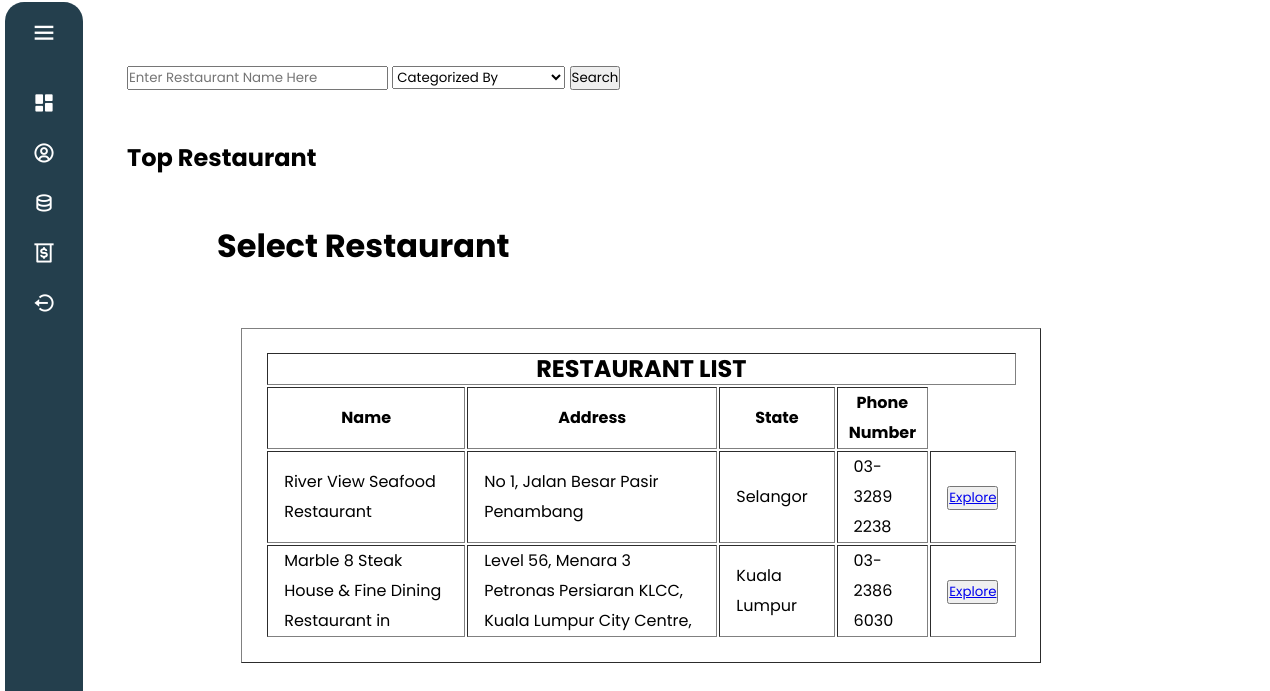
Before: /PHP/GU_HomePage.php (signed in) with the older database file.
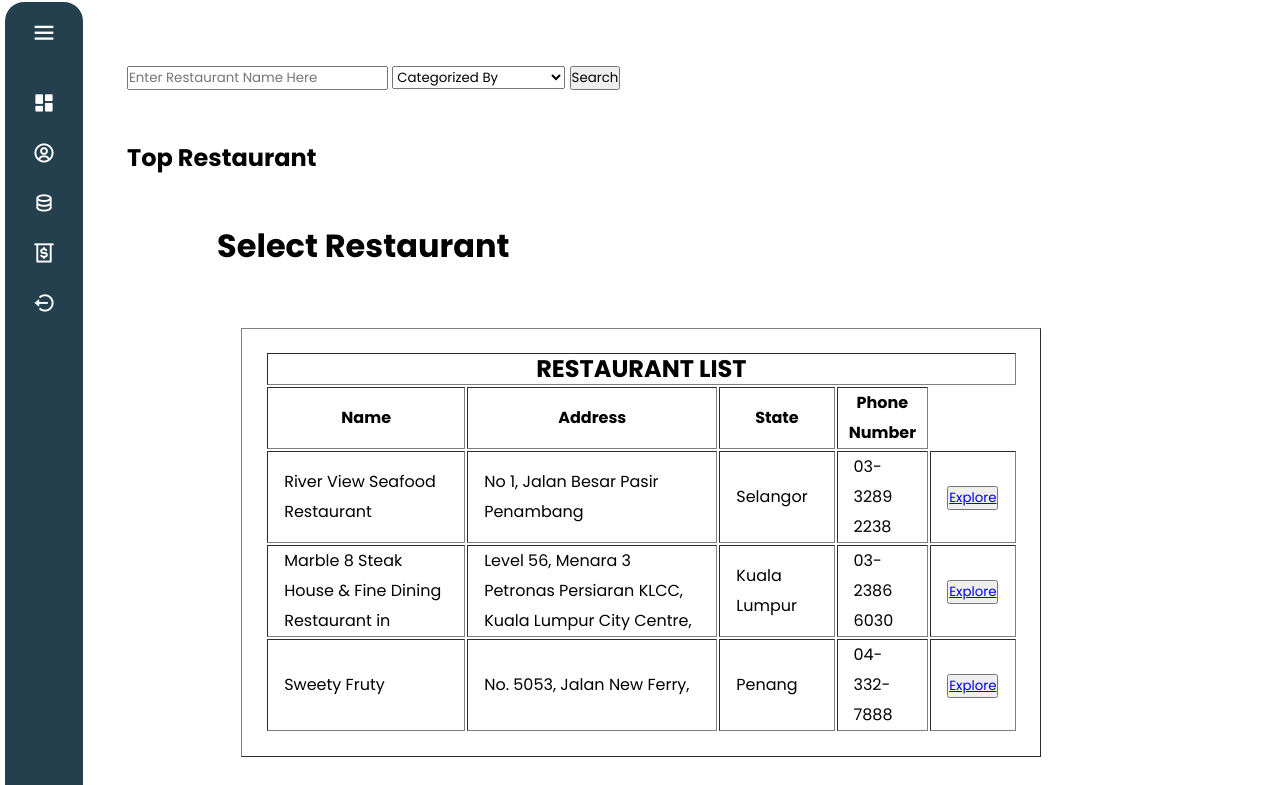
After: the same page with the newer database file.
### tables this page shows
CREATE TABLE `Restaurant`(
    `Rest_ID` INT AUTO_INCREMENT,
    `RO_ID` INT,
    `Rest_Name` VARCHAR(50),
    `Rest_PhoneNum` VARCHAR(12),
    `Rest_Address` VARCHAR(100),
    `Rest_Poscode` VARCHAR(6),
    `Rest_State` VARCHAR(50),
    `Rest_OpeningHour` DATETIME,
    `Rest_ClosedHour` DATETIME,
    PRIMARY KEY (`Rest_ID`)
);

### PHP/GU_HomePage.php (the view, shortened to what this page needs)
<?php
    include_once 'C:\xampp\htdocs\Foody\Database\db.php';
?>
<!DOCTYPE html>
<html lang="en">
<head>
    <link rel="stylesheet" href="CSS/homepage.css"/>
</head>
<body>
    <?php include "./GU_Navigationbar.php" ?>
    <div id="main-content">
            <div id="search-section">
                <form method="POST" action="#">
                    <input type="text" name="search-restaurant" id="search-bar" placeholder="Enter Restaurant Name Here"/>
                    <select id="categorize" class="btn" name="categorize">
                        <option value="none" class="btn" selected disable hidden>Categorized By<i class="fa-solid fa-circle-chevron-down"></i></option>
                    </select>
                    <button type="submit" class="btn" id="search-button" name="search">Search</button>
                </form>
            </div>
            <br/><br/>
            <h2>Top Restaurant</h2>
            <br/>
            <div class="bar">
        <h1><i class="fa-solid fa-chart-line"></i>Select Restaurant</h1>
    </div>
    <?php
                $query = "SELECT * FROM restaurant";
                        $result = mysqli_query($con, $query);
            ?>
                        <table border="1px" style="width: 70%; line-height:30px;">
                            <tr>
                                <th colspan=6><h2>RESTAURANT LIST</h2></th>
                            </tr>
                            <t>
                                <th> Name </th>
                                <th> Address</th>
                                <th>State</th>
                                <th>Phone Number</th>
                            </t>
                            <?php
                                if ($result->num_rows > 0) {
                                    while($row = $result->fetch_assoc()) {
                                        $ID = $row['Rest_ID'];
                                        $restName = $row['Rest_Name'];
                                        $restAddress= $row['Rest_Address'];
                                        $restState = $row['Rest_State'];
                                        $phoneNum = $row['Rest_PhoneNum'];
                                        echo
                                        '<tr>
                                            <td style="padding: 0 1rem">'.$restName.'</td>
                                            <td style="padding: 0 1rem">'.$restAddress.'</td>
                                            <td style="padding: 0 1rem">'.$restState.'</td>
                                            <td style="padding: 0 1rem">'.$phoneNum.'</td>
                                            <td style="padding: 0 1rem">
                                                <button><a href= "GU_Menu.php?viewid='.$ID.'">Explore</a></button>
                                            </td>
                                        </tr>';
                                    }
                                }
                            ?>
                        </table><br><br>

### PHP/GU_NavigationBar.php (shortened to what this page needs)
<!DOCTYPE html>
<html lang="en">
<head>
    <link href='https://unpkg.com/boxicons@2.1.2/css/boxicons.min.css' rel='stylesheet'>
    <link rel="stylesheet" href="CSS/NavigationBar.css">
</head>
<body>
    <div class="sidebar">
        <div class="logoContent">
            <i class='bx bx-menu' id="butn"></i>
        </div>
        <ul class="navigation">
            <li>
                <a href="GU_HomePage.php">
                    <i class='bx bxs-dashboard'></i>
                </a>
            </li>
            <li>
                <a href="GU_UserProfile.php">
                    <i class='bx bx-user-circle'></i>
                </a>
            </li>
            <li>
                <a href="GU_ManageAddress.php">
                    <i class='bx bx-data'></i>
                </a>
            </li>
            <li>
                <a href="GU_ReorderMenu.php">
                    <i class='bx bx-money-withdraw'></i>
                </a>
            </li>
            <li>
                <a href="login.php">
                    <i class='bx bx-log-out-circle' id="logout"></i>
                </a>
            </li>
        </ul>
        </div>
</body>
</html>

### PHP/CSS/HomePage.css (style rules this page uses)
html { overflow-y: scroll; overflow-x:hidden; }
body { font-family: 'Poppins', sans-serif; }
h1 { padding-top: 2%; padding-left: 6%; }
h1 i { padding-right: 2%; }
table { margin-left: 10%; margin-top: 5%; padding: 2%; height: 10%; }

### PHP/CSS/NavigationBar.css (style rules this page uses)
* { margin:0; padding:0; box-sizing: border-box; font-family: 'Poppins',sans-serif; }
body { position: relative; min-height: 100vh; width: 100%; overflow: hidden; }
.sidebar { position: fixed; height: 99%; width: 78px; top: 2px; left: 5px; background: #243F4D; padding: 6px 14px; border-radius: 1.2rem; transition: all 0.5s ease; }
.sidebar #butn { position: absolute; color:white; left: 50%; top: 6px; font-size: 28px; height: 50px; width: 50px; text-align: center; line-height: 50px; transform: translateX(-50%); }
.sidebar ul { margin-top: 20px; }
.sidebar ul li { position: relative; height: 50px; width: 100%; margin: 0; line-height: 50px; list-style: none; border-radius: 12px; }
.sidebar ul li a { color: white; display: flex; align-items: center; text-decoration: none; transition: all 0.4s ease; border-radius: 12px; white-space: nowrap; }
.sidebar ul li a i { font-size: 23px; height: 50px; min-width: 50px; border-radius: 12px; line-height: 50px; text-align: center; }

### PHP/GU_HomePage.php (style rules this page uses)
body { margin-left: 5%; padding: 5%; }

Changed rows visible on the page:
added restaurant: Rest_Name "Sweety Fruty", Rest_Address "No. 5053, Jalan New Ferry,", Rest_State "Penang", Rest_PhoneNum "04-332-7888"
